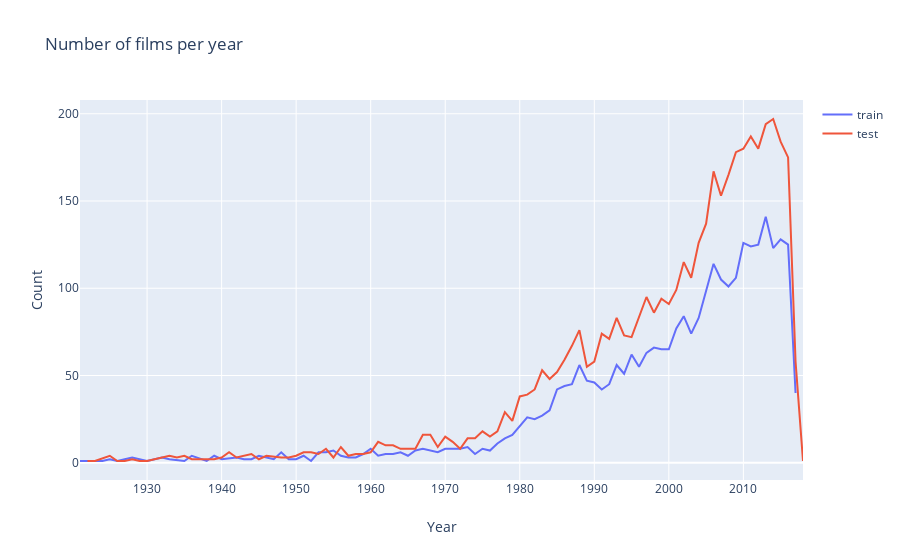

Here is the notebook cell this chart was saved with:
### Code cell
import plotly.offline as py
py.init_notebook_mode(connected = True)
import plotly.graph_objs as go

data = [go.Scatter(x  =d1.index, y = d1.values, name = 'train')
        ,go.Scatter(x  =d2.index, y = d2.values, name = 'test')]

layout = go.Layout(dict(title = 'Number of films per year', 
                        xaxis = dict(title = 'Year'),
                       yaxis = dict(title = 'Count'),
                       ), legend = dict(orientation = 'v'))

py.iplot(dict(data = data, layout = layout))

### Figure 1 — Plotly figure (JSON) as saved in the notebook; plotly's stock layout.template omitted (floating-point values rounded to 4 significant figures)
{"data": [{"name": "train", "type": "scatter", "x": [1921, 1924, 1925, 1926, 1927, 1928, 1930, 1931, 1932, 1933, 1935, 1936, 1938, 1939, 1940, 1942, 1943, 1944, 1945, 1947, 1948, 1949, 1950, 1951, 1952, 1953, 1954, 1955, 1956, 1957, 1958, 1959, 1960, 1961, 1962, 1963, 1964, 1965, 1966, 1967, 1968, 1969, 1970, 1971, 1972, 1973, 1974, 1975, 1976, 1977, 1978, 1979, 1980, 1981, 1982, 1983, 1984, 1985, 1986, 1987, 1988, 1989, 1990, 1991, 1992, 1993, 1994, 1995, 1996, 1997, 1998, 1999, 2000, 2001, 2002, 2003, 2004, 2005, 2006, 2007, 2008, 2009, 2010, 2011, 2012, 2013, 2014, 2015, 2016, 2017], "y": [1, 1, 2, 1, 2, 3, 1, 2, 3, 2, 1, 4, 1, 4, 2, 3, 2, 2, 4, 2, 6, 2, 2, 4, 1, 6, 6, 7, 4, 3, 3, 5, 8, 4, 5, 5, 6, 4, 7, 8, 7, 6, 8, 8, 8, 9, 5, 8, 7, 11, 14, 16, 21, 26, 25, 27, 30, 42, 44, 45, 56, 47, 46, 42, 45, 56, 51, 62, 55, 63, 66, 65, 65, 77, 84, 74, 83, 99, 114, 105, 101, 106, 126, 124, 125, 141, 123, 128, 125, 40]}, {"name": "test", "type": "scatter", "x": [1922, 1923, 1925, 1926, 1927, 1928, 1929, 1930, 1931, 1933, 1934, 1935, 1936, 1937, 1938, 1939, 1940, 1941, 1942, 1944, 1945, 1946, 1948, 1949, 1950, 1951, 1952, 1953, 1954, 1955, 1956, 1957, 1958, 1959, 1960, 1961, 1962, 1963, 1964, 1965, 1966, 1967, 1968, 1969, 1970, 1971, 1972, 1973, 1974, 1975, 1976, 1977, 1978, 1979, 1980, 1981, 1982, 1983, 1984, 1985, 1986, 1987, 1988, 1989, 1990, 1991, 1992, 1993, 1994, 1995, 1996, 1997, 1998, 1999, 2000, 2001, 2002, 2003, 2004, 2005, 2006, 2007, 2008, 2009, 2010, 2011, 2012, 2013, 2014, 2015, 2016, 2017, 2018], "y": [1, 1, 4, 1, 1, 2, 1, 1, 2, 4, 3, 4, 2, 2, 2, 2, 3, 6, 3, 5, 2, 4, 3, 3, 4, 6, 6, 5, 8, 3, 9, 4, 5, 5, 6, 12, 10, 10, 8, 8, 8, 16, 16, 9, 15, 12, 8, 14, 14, 18, 15, 18, 29, 24, 38, 39, 42, 53, 48, 52, 59, 67, 76, 55, 58, 74, 71, 83, 73, 72, 83, 95, 86, 94, 91, 99, 115, 106, 126, 137, 167, 153, 165, 178, 180, 187, 180, 194, 197, 184, 175, 58, 1]}], "layout": {"legend": {"orientation": "v"}, "title": {"text": "Number of films per year"}, "xaxis": {"title": {"text": "Year"}}, "yaxis": {"title": {"text": "Count"}}}}
